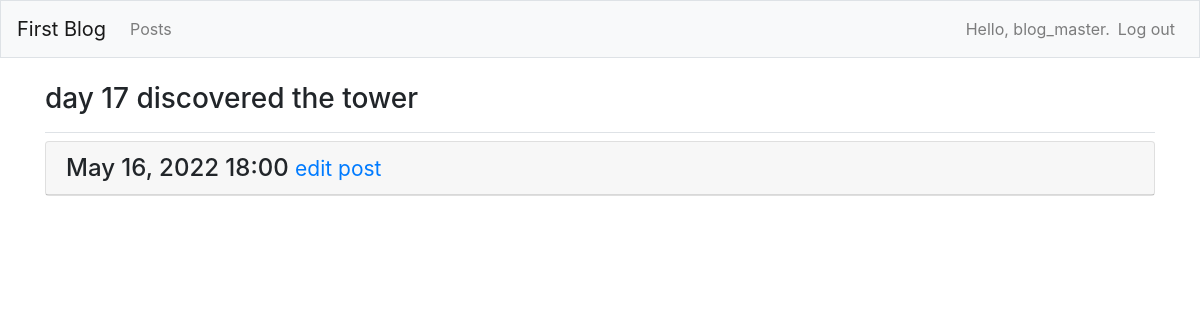
The app's page /post/4/ (signed in) with its own data.
### first_blog/models.py (models this page shows)
class BlogPost(models.Model):
    title = models.CharField(max_length=150)
    text = models.TextField()
    date_added = models.DateTimeField(auto_now_add=True)
    owner = models.ForeignKey(User, on_delete=models.CASCADE)
    def __str__(self):
        return f"{self.title}\n{self.text}"

### first_blog/views.py (the view)
# urls.py: path('post/<int:post_id>/', views.post, name='post'),
@login_required
def post(request, post_id):
    post = BlogPost.objects.get(id=post_id, owner=request.user)
    context = {'post': post}
    return render(request, 'first_blog/post.html', context)

### first_blog/templates/first_blog/post.html
{% extends 'first_blog/base.html' %}
{% block page_header %}
<h3>{{ post }}</h3>
{% endblock page_header %}
{% block content %}
  <div class="card mb-3">
    <h4 class="card-header">
    {{ post.date_added|date:'M d, Y H:i' }}
    <small><a href="{% url 'first_blog:edit_post' post.id %}">
    edit post</a></small>
    </h4>
  </div>
{% endblock content %}

### first_blog/templates/first_blog/base.html (shortened to what this page needs)
{% load bootstrap4 %}
<!doctype html>
<html lang="en">
<head>
  {% bootstrap_css %}
</head>
<body>
  <nav class="navbar navbar-expand-md navbar-light bg-light mb-4 border">
    <a class="navbar-brand" href="{% url 'first_blog:index'%}">
        First Blog</a>
    <div class="collapse navbar-collapse" id="navbarCollapse">
      <ul class="navbar-nav mr-auto">
        <li class="nav-item">
          <a class="nav-link" href="{% url 'first_blog:index'%}">
              Posts</a></li>
      </ul>
      <ul class="navbar-nav ml-auto">
        {% if user.is_authenticated %}
          <li class="nav-item">
            <span class="navbar-text"}">Hello, {{ user.username }}.</span>
          </li>
          <li class="nav-item">
            <a class="nav-link" href="{% url 'users:logout' %}">Log out</a>
          </li>
        {% else %}
          <li class="nav-item">
            <a class="nav-link" href="{% url 'users:register' %}">Register</a>
          </li>
          <li class="nav-item">
            <a class="nav-link" href="{% url 'users:login' %}">Log in</a></li>
        {% endif %}
      </ul>
    </div>
  </nav>
  <main role="main" class="container">
    <div class="pb-2 mb-2 border-bottom">
      {% block page_header %}{% endblock page_header %}
    </div>
    <div>
      {% block content %}{% endblock content %}
    </div>
  </main>
</body>
</html>

### records on screen
BlogPost: title+text "day 17 discovered the tower", date_added "May 16, 2022 18:00"

### other values on screen
{{ user.username }} "blog_master"
